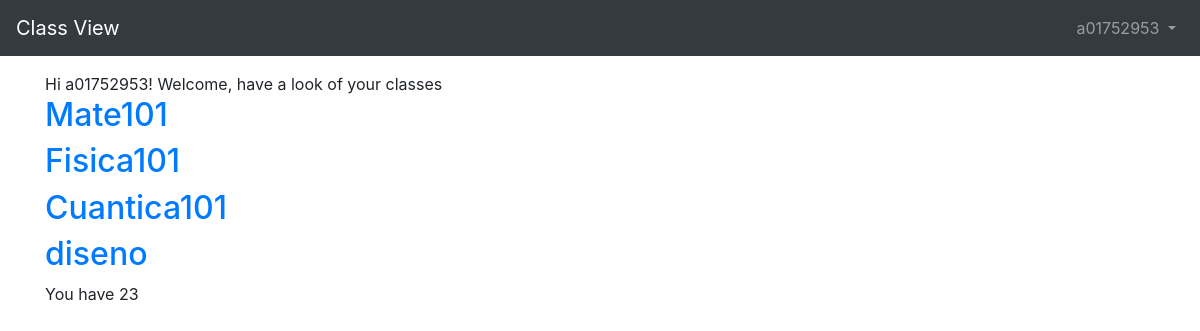
/dashboard/ (signed in), run on the app's committed database.
### classes/models.py (models this page shows, shortened)
class CustomUser(AbstractUser):
    age = models.PositiveIntegerField(null=True, blank=True)
    degree = models.CharField(max_length=50, null=True, blank=True)
    semester = models.CharField(max_length=10, null=True, blank=True)
    courses = models.ManyToManyField(Course, related_name= 'courses')
    face_encoding = models.CharField(max_length=150, null=True, blank=True)
    photo = models.ImageField(upload_to='images/', null=True, blank=True)

class Course(models.Model):
    name = models.CharField(max_length=50)
    description = models.TextField(("Description"), blank=True, null=True, help_text=("Description"))

### dashboard/views.py (the view)
# urls.py: path('', HomeView.as_view(), name='home'),
class HomeView(ListView):
    model = Course
    template_name = 'home.html'
    context_object_name = 'course_obj'

### templates/home.html (shortened to what this page needs)
{%extends 'base.html'%}
{%block content%}
{% if user.is_authenticated %}
    Hi {{user.username}}! Welcome, have a look of your classes
    {% for course_obj in user.courses.all %}
        <div class="course">
            <h2><a href="{% url 'course_detail' course_obj.pk %}">{{ course_obj.name }}</a></h2>
        </div>
    {% endfor %}
    You have {{user.age}}
{% else %}
    <p>You are not Logged in </p>
    <a href="{%url 'login'%}">Login</a> |
    <a href="{%url 'signup'%}">Signup</a>
{% endif %}
{%endblock content%}

### templates/base.html (shortened to what this page needs)
<!DOCTYPE html>
<html>
<head>
    <link rel="stylesheet" href="https://cdn.jsdelivr.net/npm/bootstrap@4.5.3/dist/css/bootstrap.min.css">
</head>
<body>
    <body>
        <nav class="navbar navbar-expand-lg navbar-dark bg-dark">
          <a class="navbar-brand" href="{% url 'home' %}">Class View</a>
          <div class="collapse navbar-collapse" id="navbarSupportedContent">
            {% if user.is_authenticated %}
              <ul class="navbar-nav ml-auto">
                <li class="nav-item">
                  <a class="nav-link dropdown-toggle" href="#"
                  id="navbarDropdown" role="button" data-toggle="dropdown"
                  aria-haspopup="true" aria-expanded="false">
                    {{ user.username }}
                  </a>
                </li>
            </ul>
          {% endif %}
        </div>
      </nav>
      <main>
        <div class="container mt-3">
          {% block content %}
          {% endblock content %}
        </div>
      </main>
    </body>
</html>

### data on the page
CustomUser: username "a01752953", age "23"
Course: name "Mate101"
Course: name "Fisica101"
Course: name "Cuantica101"
Course: name "diseno"
